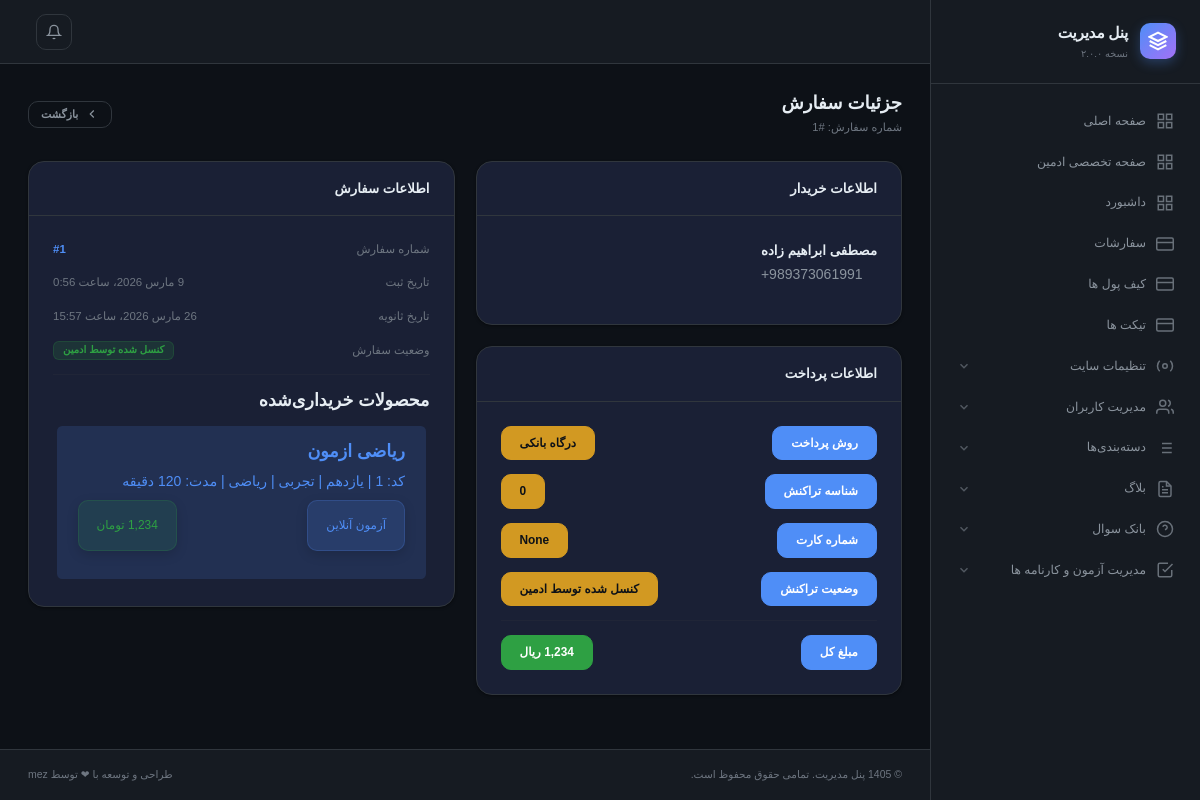
The app's page /admin-panel/orders/1 (signed in) with its own data.
### order/models.py (models this page shows, shortened)
class Order(models.Model):
    authority = models.CharField(max_length=120, null=True, blank=True, unique=True, verbose_name='کد درگاه پرداخت')
    cart = models.CharField(max_length=120, null=True, blank=True, verbose_name='کارت')
    cart_hash = models.CharField(max_length=120, null=True, blank=True, verbose_name='کارت هش شده')
    payment_id = models.PositiveBigIntegerField(default=0, verbose_name='کد پیگیری')
    ZarinPal_fee = models.PositiveBigIntegerField(default=0, verbose_name='هزینه اخذ شده توسط درگاه پرداخت')
    class OrderStatus(models.TextChoices):
        active = 'جاری', 'جاری'
        cancelled = 'کنسل شده', 'کنسل شده'
        cancelled_by_admin = 'کنسل شده توسط ادمین', 'کنسل شده توسط ادمین'
        paid = 'پرداخت شده', 'پرداخت شده'
    status = models.CharField(verbose_name='وضعیت', choices=OrderStatus, default=OrderStatus.active)
    user = models.ForeignKey(User,related_name='orders', verbose_name='کاربر', on_delete=models.PROTECT, db_index=True)
    final_price = models.PositiveBigIntegerField(verbose_name='قیمت', null=True, blank=True)
    create_at = models.DateTimeField(auto_now_add=True)
    update_at = models.DateTimeField(null=True, blank=True)
    is_active = models.BooleanField(default=True, verbose_name='فعال بودن')
    class Meta:
        verbose_name = 'سبد خرید'
        verbose_name_plural = 'سبد های خرید'
    def get_payment_price(cls):
        if cls.status == cls.OrderStatus.active or cls.final_price is None:
            price = 0
            for item in cls.details.filter(is_active=True).all():
                price += item.get_item_price()
            cls.final_price = price
            cls.save()
            return price
        else:
            return cls.final_price

class OrderDetail(models.Model):
    order = models.ForeignKey(Order, related_name='details', on_delete=models.PROTECT, verbose_name='سبد خرید', db_index=True)
    quiz = models.ForeignKey(Quiz, related_name='orders', on_delete=models.PROTECT, verbose_name='ازمون', db_index=True)
    price = models.PositiveBigIntegerField(verbose_name='قیمت', null=True, blank=True)
    create_at = models.DateTimeField(auto_now_add=True,  verbose_name='تاریخ افزودن')
    is_active = models.BooleanField(default=True, verbose_name='فعال بودن')
    class Meta:
        verbose_name = 'جزییات سفارش'
        verbose_name_plural = 'جزییات سفارشات'
    def get_item_price(cls):
        if cls.order.status == Order.OrderStatus.active or cls.price is None:
            cls.price = cls.quiz.price
            cls.save()
            return cls.quiz.price
        else:
            return cls.price

### user/models.py (models this page shows, shortened)
class User(AbstractUser):
    class GenderOfUser(models.TextChoices):
        MALE = "M", 'مذکر'
        FELMALE = "F", "مونث"
    class TypeOfUser(models.TextChoices):
        REGULAR = "R", 'دانش اموز'
        SANATORUM = "S", "مصحح"
        ADMIN = "A", "ادمین"
    father_name =  models.CharField(max_length=255, verbose_name='نام پدر', null=True)
    gender = models.CharField(max_length=255, choices=GenderOfUser, verbose_name="جنسیت")
    PhoneNumber = PhoneNumberField(unique=True, verbose_name="شماره",  db_index=True)
    national_id = models.CharField(max_length=255, verbose_name='کد ملی', null=True)
    province =  models.CharField(max_length=255, verbose_name='نام استان', null=True)
    city =  models.CharField(max_length=255, verbose_name='نام شهر', null=True)
    school =  models.CharField(max_length=255, verbose_name='نام مدرسه', null=True)
    grade =  models.ForeignKey(GradeCategories, related_name='users', null=True, on_delete=models.PROTECT, verbose_name='پایه',  db_index=True)
    major =  models.ForeignKey(MajorCategories, related_name='users', null=True, on_delete=models.PROTECT, verbose_name='رشته تحصیلی',  db_index=True)
    birth = models.DateTimeField(verbose_name='تاریخ تولد', null=True)
    private_code =  models.CharField(max_length=1000, verbose_name='کد مخفی کاربر', null=True, blank=True)
    otp = models.CharField(max_length=6, blank=True, null=True, verbose_name="کد otp")
    login_temp = models.PositiveSmallIntegerField(default=0, verbose_name="دفعات ورود")
    otp_expiry_date = models.DateTimeField(null=True, blank=True, verbose_name="تاریخ انقضای ")
    type_of_user = models.CharField(max_length=255, choices=TypeOfUser, verbose_name='نوع کاربر', default=TypeOfUser.REGULAR)
    is_verified = models.BooleanField(default=True, verbose_name='تایید شماره همراه')
    USERNAME_FIELD = "PhoneNumber"
    username = None
    objects = UserManager()
    class Meta:
        verbose_name = 'کاربر'
        verbose_name_plural = 'کاربران'

class GradeCategories(models.Model):
    order = models.PositiveIntegerField(default=1, verbose_name='ترتیب')
    name = models.CharField( max_length=255, verbose_name='نام پایه')
    is_active = models.BooleanField(default=True, verbose_name='فعال')
    def __str__(self):
        return self.name
    class Meta:
        ordering = ['-order']
        verbose_name = 'پایه'
        verbose_name_plural = 'پایه ها'

class MajorCategories(models.Model):
    order = models.PositiveIntegerField(default=1, verbose_name='ترتیب')
    name = models.CharField( max_length=255, verbose_name='نام رشته')
    is_active = models.BooleanField(default=True, verbose_name='فعال')
    def __str__(self):
        return self.name
    class Meta:
        ordering = ['-order']
        verbose_name = 'رشته '
        verbose_name_plural = 'رشته ها'

### quiz/models.py (models this page shows, shortened)
class Quiz(models.Model):
    class QuizStatus(models.TextChoices):
        ALL_STATUS = 'همه وضعیت ها ', 'همه وضعیت ها '
        WAITING_START = 'در انتظار شروع', 'در انتظار شروع'
        STARTED = 'شروع شده', 'شروع شده'
        WAITING_END = 'در انتظار پایان', 'در انتظار پایان'
        FINISHED = 'پایان یافته', 'پایان یافته'
        WAITING_CORRECTION = 'در انتظار تصحیح', 'در انتظار تصحیح'
        CORRECTED = 'تصحیح شده', 'تصحیح شده'
        RESULTS_PUBLISHED = 'اعلام نتایج', 'اعلام نتایج'
        DEACTIVATED = 'غیرفعال', 'غیرفعال'
        CANCELED = 'کنسل شده', 'کنسل شده'
    name = models.CharField(verbose_name='عنوان', max_length=255 )
    section = models.CharField(verbose_name='مبحث', max_length=255 )
    province =  models.CharField(max_length=255, verbose_name=' نام استان محل برگذاری')
    city =  models.CharField(max_length=255, verbose_name='نام شهر محل برگذاری')
    type_of_quiz =  models.CharField(max_length=255, verbose_name='محل و نحوه برگذاری')
    price = models.PositiveBigIntegerField(default=0, verbose_name='هزینه')
    corrected_price = models.PositiveBigIntegerField(default=0, verbose_name='هزینه تصحیح به ازای هر پاسخ نامه')
    time_minutes = models.PositiveIntegerField(default=0, verbose_name='(دقیقه) تایمر')
    create_at = models.DateTimeField(auto_now_add=True, verbose_name='زمان ساخت')
    start_at = models.DateTimeField(verbose_name='زمان برگذاری')
    stop_at = models.DateTimeField(verbose_name='زمان پایان')
    last_enter = models.DateTimeField(verbose_name='اخرین زمان ورود')
    corrected_at = models.DateTimeField(verbose_name='زمان تصحیح', null=True, blank=True)
    max_score = models.PositiveSmallIntegerField(verbose_name='حداکثر نمره', default=100)
    score = models.PositiveSmallIntegerField(verbose_name='ضریب', default=1)
    capacity = models.PositiveSmallIntegerField(verbose_name='ظرفیت', default=1)
    filled_capacity = models.PositiveSmallIntegerField(verbose_name=' ظرفیت پر شده', default=0)
    is_online = models.BooleanField(default=True, verbose_name='انلاین')
    allow_return_to_questions = models.BooleanField(default=True, verbose_name='برگشتن به عقب')
    allow_to_edit_anwerd_by_sanatorium = models.BooleanField(default=True, verbose_name='اجازه به ویرایش پاسخ بعد از تصحصح توسط مصحح')
    change_the_order = models.BooleanField(default=True, verbose_name=' عوض کردن ترتیب سوالات')
    allow_to_edit_the_answered_questions = models.BooleanField(default=True, verbose_name='امکان ویرایش سوالات پاسخ داده شده')
    have_negetive_score = models.BooleanField(default=True, verbose_name='دارای نمره منفی')
    start_set_report = models.BooleanField(default=False, verbose_name='شروع به تصحیح')
    is_active = models.BooleanField(default=True, verbose_name='فعال')
    status = models.CharField(verbose_name='وضعیت', choices=QuizStatus, default=QuizStatus.WAITING_START, max_length=55, null=True, blank=True)
    student = models.ManyToManyField(User, null=True, blank=True, related_name='quiz_student', verbose_name='دانش اموز', db_index=True)
    sanatorium = models.ManyToManyField(User, related_name='quiz_sanatorium', verbose_name='مصحح', db_index=True)
    grade =  models.ForeignKey(GradeCategories, related_name='quiz', on_delete=models.PROTECT, verbose_name='پایه', db_index=True)
    major =  models.ForeignKey(MajorCategories, related_name='quiz', on_delete=models.PROTECT, verbose_name='رشته تحصیلی', db_index=True)
    lession =  models.ForeignKey(LessionCategories, related_name='quiz', on_delete=models.PROTECT, verbose_name='درس', db_index=True)
    description = CKEditor5Field()
    class Meta:
        ordering = ['-pk']
        verbose_name = 'ازمون'
        verbose_name_plural = 'ازمون ها'

class LessionCategories(models.Model):
    order = models.PositiveIntegerField(default=1, verbose_name='ترتیب')
    name = models.CharField( max_length=255, verbose_name='نام درس ')
    is_active = models.BooleanField(default=True, verbose_name='فعال')
    def __str__(self):
        return self.name
    class Meta:
        ordering = ['-order']
        verbose_name = 'درس '
        verbose_name_plural = 'دروس'

### admin_panel/views/orders.py (the view)
# urls.py: path('orders/<int:pk>', views.orders.OrderDetailsListVies.as_view(), name='order-detail'),
class OrderDetailsListVies(AdminPermissionRequire, ListView):
    context_object_name = 'items'
    queryset = OrderDetail.objects.prefetch_related('order', 'order__user', 'quiz').all()
    template_name = 'admin-panel/orders/detail.html'
    paginate_by = 50
    def get_queryset(self):
        self.order = Order.objects.prefetch_related('user', 'details', 'details__quiz', 'details__quiz__grade', 'details__quiz__lession', 'details__quiz__major')
        self.order =  get_object_or_404(self.order, pk=self.kwargs.get('pk'))
        return self.order.details.all()
    def get_context_data(self, **kwargs):
        data = super().get_context_data(**kwargs)
        data['order'] = self.order
        return data

### template/admin-panel/orders/detail.html
{% extends "admin-panel/base/base.html" %}
{% load jalali_tags %}
{% load tdc %}
{% load list %}
{% block main %}
  <main class="page-content">
    <div class="page-header">
      <div class="page-header-info">
        <h1>جزئیات سفارش</h1>
        <p>شماره سفارش: #{{order.id}}</p>
      </div>
      <div class="page-header-actions">
        <a href="{% url 'admin-panel:order-list' %}" class="btn btn-outline-secondary btn-sm">
          <svg viewBox="0 0 24 24" fill="none" stroke="currentColor" stroke-width="2"><polyline points="15 18 9 12 15 6"/></svg>
          بازگشت
        </a>
      </div>
    </div>
    <div class="row g-4">
      <div class="col-md-6">
        <div class="card mb-4">
          <div class="card-header">
            <h6 class="card-title">اطلاعات خریدار</h6>
          </div>
          <div class="card-body">
            <div class="d-flex align-items-center gap-3 mb-3">
               <div>
                <a href="{% url 'admin-panel:user-update' order.user.id %}">
                <div style="font-weight:700;font-size:.95rem;color:var(--text-primary)">{{ order.user.get_full_name }}</div>
                <p dir="ltr">{{order.user.PhoneNumber}}</p>
                </a>
              </div>
            </div>
          </div>
        </div>
        <div class="card">
          <div class="card-header">
            <h6 class="card-title">اطلاعات پرداخت</h6>
          </div>
          <div class="card-body">
            <div class="d-flex flex-column gap-3">
              <div class="d-flex justify-content-between">
                <span class="btn btn-primary  ">روش پرداخت</span>
                <span class="btn btn-warning  ">درگاه بانکی</span>
              </div>
              <div class="d-flex justify-content-between">
                <span class="btn btn-primary    ">شناسه تراکنش</span>
                <span class="btn btn-warning    ">{{order.payment_id}}</span>
              </div>
              <div class="d-flex justify-content-between">
                <span class="btn btn-primary    ">شماره کارت</span>
                <span class="btn btn-warning    ">{{order.cart}}</span>
              </div>
              <div class="d-flex justify-content-between">
                <span class="btn btn-primary   ">وضعیت تراکنش</span>
                <span class="btn btn-warning  ">{{ order.status }}</span>
              </div>
              <hr style="border-color:var(--border-color);margin:0">
              <div class="d-flex justify-content-between">
                <span class="btn btn-primary    ">مبلغ کل</span>
                <span class="btn btn-success  ">{{order.get_payment_price|tdc}} ریال</span>
              </div>
            </div>
          </div>
        </div>
      </div>
      <div class="col-md-6">
        <div class="card mb-4">
          <div class="card-header">
            <h6 class="card-title">اطلاعات سفارش</h6>
          </div>
          <div class="card-body">
            <div class="d-flex flex-column gap-3">
              <div class="d-flex justify-content-between">
                <span style="font-size:.82rem;color:var(--text-muted)">شماره سفارش</span>
                <span style="font-size:.82rem;font-weight:700;color:var(--accent-primary)">#{{order.id}}</span>
              </div>
              <div class="d-flex justify-content-between">
                <span style="font-size:.82rem;color:var(--text-muted)">تاریخ ثبت</span>
                <span style="font-size:.82rem;color:var(--text-muted)">{{order.create_at|to_jalali}}</span>
              </div>
              <div class="d-flex justify-content-between">
                <span style="font-size:.82rem;color:var(--text-muted)">تاریخ ثانویه</span>
                <span style="font-size:.82rem;color:var(--text-muted)">{{order.update_at|to_jalali}}</span>
              </div>
              <div class="d-flex justify-content-between">
                <span style="font-size:.82rem;color:var(--text-muted)">وضعیت سفارش</span>
                <span class="badge badge-success">{{order.status}}</span>
              </div>
              <hr style="border-color:var(--border-color);margin:0">
              <div>
                <h5 class="mb-3"  >محصولات خریداری‌شده</h5>
                {% for item in items %}
                <div  class="m-1  px-4 py-3 alert-dismissible fade show message-item alert-primary rounded">
                  <h5 ><a href="">{{ item.quiz.name }}</a></h5>
                  <div  >کد: {{item.quiz.id}} | {{item.quiz.grade}} | {{item.quiz.major}} | {{item.quiz.lession}} | مدت: {{item.quiz.time_minutes}} دقیقه</div>
                  <div class="d-flex justify-content-between align-items-center mt-2">
                    <span class="alert alert-primary">آزمون {% if item.quiz.is_online %}آنلاین{% else %}حضوری{% endif %}</span>
                    <span class="alert alert-success">{{item.get_item_price|tdc}} تومان</span>
                  </div>
                </div>
                {% empty %}
                <div  class="m-1  px-4 py-3 alert-dismissible fade show message-item alert-primary rounded">
                  <h5   > موردی یافت نشده است</h5>
                </div>
                {% endfor %}
              </div>
            </div>
          </div>
        </div>
      </div>
    </div>
  </main>
{% endblock main %}

### records on screen
Order: id "1", user.get_full_name "مصطفی ابراهیم زاده", user.PhoneNumber "+989373061991", payment_id "0", cart "None", status "کنسل شده توسط ادمین", get_payment_price|tdc "1,234", create_at|to_jalali "9 مارس 2026، ساعت 0:56", update_at|to_jalali "26 مارس 2026، ساعت 15:57"
OrderDetail: quiz.name "ریاضی ازمون", quiz.grade "یازدهم", quiz.major "تجربی", quiz.lession "ریاضی", shows "آنلاین"
